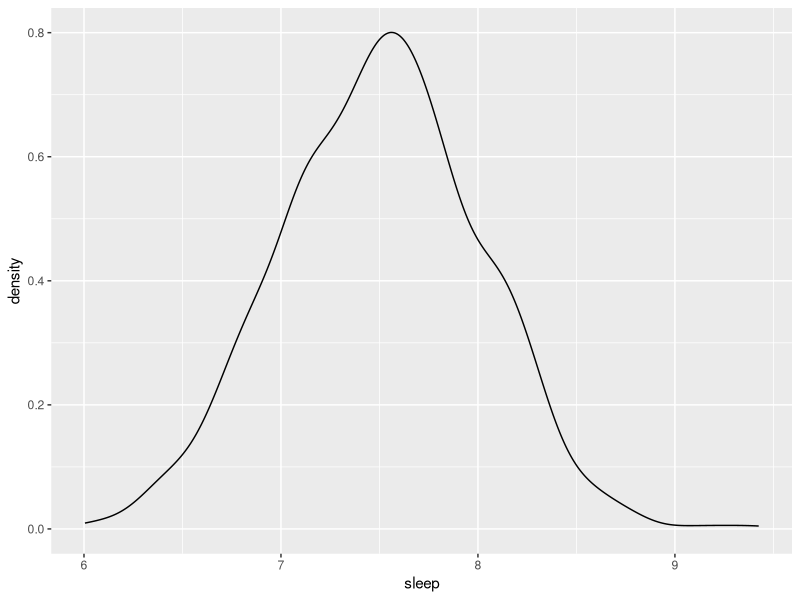
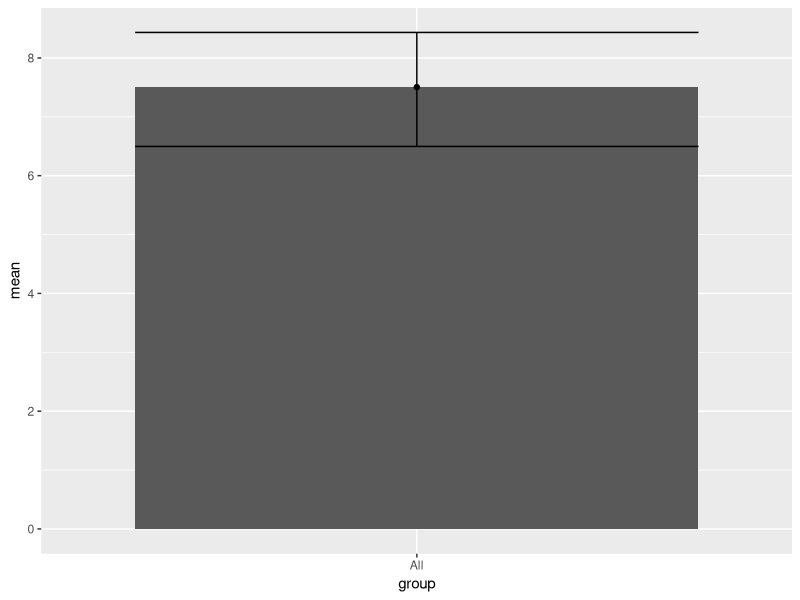

Reproduce these figures in R, in order.
## ---- chunk 1
knitr::opts_chunk$set(echo = TRUE)
knitr::opts_chunk$set(collapse = TRUE)
library(tidyverse)
## ---- chunk 2

sleep1 = data.frame(
  person = c(1:1000),
  s = 7.5,
  n = rnorm(1000,0,0.5)
) 

sleep1 = sleep1 %>%
  mutate(sleep = s+n)

## ---- chunk 3

ggplot(sleep1, aes(x=sleep)) + 
  geom_density()

## ---- chunk 4

sleep2 = data.frame(
  person = c(1:5000),
  s = 7.5,
  n = rnorm(1000,0,0.5)
)

sleep2 %>%
  mutate(sleep = s+n)

## ---- chunk 5

## WRITE YOUR CODE HERE

## ---- chunk 6

## WRITE YOUR CODE HERE



## ---- chunk 7

## WRITE YOUR CODE HERE



## ---- chunk 8

sleep_group1 = data.frame(
  person = rep(c(1:5000), each=2),
  group = rep(c("Adults", "Children"), times=2),
  s = rep(c(7, 10), times=2),
  n = rnorm(10000, 0, 1)
)

sleep_group1 = sleep_group1 %>%
  mutate(sleep=s+n)


## ---- chunk 9

## WRITE YOUR CODE HERE




## ---- chunk 10

## WRITE YOUR CODE HERE


## ---- chunk 11

## WRITE YOUR CODE HERE


## ---- chunk 12

sleep1_summ = sleep1 %>%
  summarise(mean = mean(sleep),
            lower = quantile(sleep, c(0.025)),
            upper = quantile(sleep, c(0.975))) %>%
  mutate(group="All")

ggplot(sleep1_summ, 
       aes(x=group, y=mean)) + 
  geom_bar(stat='identity') + 
  geom_point() + 
  geom_errorbar(aes(ymin=lower, ymax=upper))


## ---- chunk 13

## WRITE YOUR CODE HERE


## ---- chunk 14

## WRITE YOUR CODE HERE
